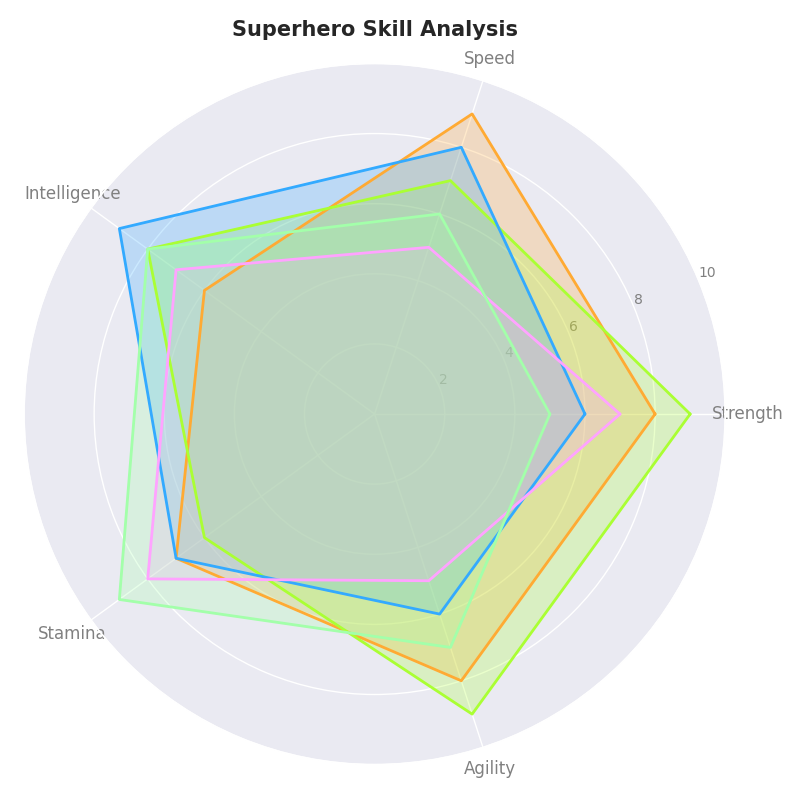

Write Python code to recreate this figure.
import numpy as np
import matplotlib.pyplot as plt
from math import pi

categories = ['Strength', 'Speed', 'Intelligence', 'Stamina', 'Agility']
N = len(categories)

data = {
    'Marvel': [8, 9, 6, 7, 8],
    'DC': [9, 7, 8, 6, 9],
    'Anime': [6, 8, 9, 7, 6],
    'Fantasy': [7, 5, 7, 8, 5],
    'Sci-Fi': [5, 6, 8, 9, 7]
}

angles = np.linspace(0, 2 * pi, N, endpoint=False).tolist()
angles += angles[:1]

category_averages = np.mean(list(data.values()), axis=0)

fig, ax2 = plt.subplots(1, 1, figsize=(8, 8), subplot_kw={'polar': True})

def plot_radar(ax, data, categories, angles, colors):
    for i, (universe, values) in enumerate(data.items()):
        values += values[:1]
        ax.plot(angles, values, color=colors[i], linewidth=2, linestyle='solid')
        ax.fill(angles, values, color=colors[i], alpha=0.25)
    ax.set_xticks(angles[:-1])
    ax.set_xticklabels(categories, color='grey', size=12)
    ax.set_yticklabels(["2", "4", "6", "8", "10"], color="grey", size=10)
    ax.set_title('Superhero Skill Analysis', size=15, fontweight='bold', pad=20)
    ax.set_ylim(0, 10)

colors = ['#FFAA33', '#AAFF33', '#33AAFF', '#FFA3FF', '#A3FFAA']

plot_radar(ax2, data, categories, angles, colors)

plt.tight_layout()
plt.show()
